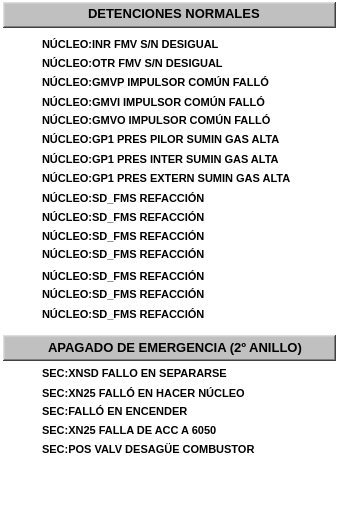
  <widget class="QFrame" name="fr_2">
   <property name="geometry">
    <rect>
     <x>344</x>
     <y>53</y>
     <width>341</width>
     <height>528</height>
    </rect>
   </property>
   <property name="styleSheet">
    <string notr="true">background-color: rgba(255, 255, 255, 0);</string>
   </property>
   <property name="frameShape">
    <enum>QFrame::StyledPanel</enum>
   </property>
   <property name="frameShadow">
    <enum>QFrame::Plain</enum>
   </property>
   <property name="lineWidth">
    <number>1</number>
   </property>
   <property name="midLineWidth">
    <number>0</number>
   </property>
   <widget class="QFrame" name="frTitulo_5">
    <property name="geometry">
     <rect>
      <x>3</x>
      <y>2</y>
      <width>333</width>
      <height>26</height>
     </rect>
    </property>
    <property name="styleSheet">
     <string notr="true">background-color: rgb(192, 192, 192);</string>
    </property>
    <property name="frameShape">
     <enum>QFrame::WinPanel</enum>
    </property>
    <property name="frameShadow">
     <enum>QFrame::Raised</enum>
    </property>
    <property name="lineWidth">
     <number>2</number>
    </property>
    <property name="midLineWidth">
     <number>0</number>
    </property>
   </widget>
   <widget class="QLabel" name="lbTitulo_5">
    <property name="geometry">
     <rect>
      <x>88</x>
      <y>5</y>
      <width>181</width>
      <height>16</height>
     </rect>
    </property>
    <property name="font">
     <font>
      <pointsize>10</pointsize>
      <weight>75</weight>
      <bold>true</bold>
     </font>
    </property>
    <property name="styleSheet">
     <string notr="true">background-color: rgba(255, 255, 255, 0);</string>
    </property>
    <property name="text">
     <string>DETENCIONES NORMALES</string>
    </property>
   </widget>
   <widget class="QFrame" name="frTitulo_6">
    <property name="geometry">
     <rect>
      <x>3</x>
      <y>335</y>
      <width>333</width>
      <height>26</height>
     </rect>
    </property>
    <property name="styleSheet">
     <string notr="true">background-color: rgb(192, 192, 192);</string>
    </property>
    <property name="frameShape">
     <enum>QFrame::WinPanel</enum>
    </property>
    <property name="frameShadow">
     <enum>QFrame::Raised</enum>
    </property>
    <property name="lineWidth">
     <number>2</number>
    </property>
    <property name="midLineWidth">
     <number>0</number>
    </property>
   </widget>
   <widget class="QLabel" name="lbTitulo_6">
    <property name="geometry">
     <rect>
      <x>48</x>
      <y>337</y>
      <width>261</width>
      <height>20</height>
     </rect>
    </property>
    <property name="font">
     <font>
      <pointsize>10</pointsize>
      <weight>75</weight>
      <bold>true</bold>
     </font>
    </property>
    <property name="styleSheet">
     <string notr="true">background-color: rgba(255, 255, 255, 0);</string>
    </property>
    <property name="text">
     <string>APAGADO DE EMERGENCIA (2º ANILLO)</string>
    </property>
   </widget>
   <widget class="QLabel" name="lbTexto_39">
    <property name="geometry">
     <rect>
      <x>42</x>
      <y>36</y>
      <width>281</width>
      <height>16</height>
     </rect>
    </property>
    <property name="font">
     <font>
      <pointsize>8</pointsize>
      <weight>75</weight>
      <bold>true</bold>
     </font>
    </property>
    <property name="styleSheet">
     <string notr="true">background-color: rgba(255, 255, 255, 0);</string>
    </property>
    <property name="text">
     <string>NÚCLEO:INR FMV S/N DESIGUAL</string>
    </property>
   </widget>
   <widget class="AWMultiObject" name="aLet_39">
    <property name="geometry">
     <rect>
      <x>13</x>
      <y>29</y>
      <width>25</width>
      <height>31</height>
     </rect>
    </property>
    <property name="ElementType">
     <enum>AWMultiObject::CIRLED</enum>
    </property>
    <property name="OnColor">
     <enum>AWMultiObject::Grey</enum>
    </property>
    <property name="OffColor">
     <enum>AWMultiObject::Grey</enum>
    </property>
   </widget>
   <widget class="QLabel" name="lbTexto_40">
    <property name="geometry">
     <rect>
      <x>42</x>
      <y>55</y>
      <width>281</width>
      <height>16</height>
     </rect>
    </property>
    <property name="font">
     <font>
      <pointsize>8</pointsize>
      <weight>75</weight>
      <bold>true</bold>
     </font>
    </property>
    <property name="styleSheet">
     <string notr="true">background-color: rgba(255, 255, 255, 0);</string>
    </property>
    <property name="text">
     <string>NÚCLEO:OTR FMV S/N DESIGUAL</string>
    </property>
   </widget>
   <widget class="AWMultiObject" name="aLet_40">
    <property name="geometry">
     <rect>
      <x>13</x>
      <y>48</y>
      <width>25</width>
      <height>31</height>
     </rect>
    </property>
    <property name="ElementType">
     <enum>AWMultiObject::CIRLED</enum>
    </property>
    <property name="OnColor">
     <enum>AWMultiObject::Grey</enum>
    </property>
    <property name="OffColor">
     <enum>AWMultiObject::Grey</enum>
    </property>
   </widget>
   <widget class="QLabel" name="lbTexto_41">
    <property name="geometry">
     <rect>
      <x>42</x>
      <y>74</y>
      <width>281</width>
      <height>16</height>
     </rect>
    </property>
    <property name="font">
     <font>
      <pointsize>8</pointsize>
      <weight>75</weight>
      <bold>true</bold>
     </font>
    </property>
    <property name="styleSheet">
     <string notr="true">background-color: rgba(255, 255, 255, 0);</string>
    </property>
    <property name="text">
     <string>NÚCLEO:GMVP IMPULSOR COMÚN FALLÓ</string>
    </property>
   </widget>
   <widget class="AWMultiObject" name="aLet_41">
    <property name="geometry">
     <rect>
      <x>13</x>
      <y>68</y>
      <width>25</width>
      <height>31</height>
     </rect>
    </property>
    <property name="ElementType">
     <enum>AWMultiObject::CIRLED</enum>
    </property>
    <property name="OnColor">
     <enum>AWMultiObject::Grey</enum>
    </property>
    <property name="OffColor">
     <enum>AWMultiObject::Grey</enum>
    </property>
   </widget>
   <widget class="QLabel" name="lbTexto_42">
    <property name="geometry">
     <rect>
      <x>42</x>
      <y>94</y>
      <width>281</width>
      <height>16</height>
     </rect>
    </property>
    <property name="font">
     <font>
      <pointsize>8</pointsize>
      <weight>75</weight>
      <bold>true</bold>
     </font>
    </property>
    <property name="styleSheet">
     <string notr="true">background-color: rgba(255, 255, 255, 0);</string>
    </property>
    <property name="text">
     <string>NÚCLEO:GMVI IMPULSOR COMÚN FALLÓ</string>
    </property>
   </widget>
   <widget class="AWMultiObject" name="aLet_42">
    <property name="geometry">
     <rect>
      <x>13</x>
      <y>86</y>
      <width>25</width>
      <height>31</height>
     </rect>
    </property>
    <property name="ElementType">
     <enum>AWMultiObject::CIRLED</enum>
    </property>
    <property name="OnColor">
     <enum>AWMultiObject::Grey</enum>
    </property>
    <property name="OffColor">
     <enum>AWMultiObject::Grey</enum>
    </property>
   </widget>
   <widget class="AWMultiObject" name="aLet_43">
    <property name="geometry">
     <rect>
      <x>13</x>
      <y>105</y>
      <width>25</width>
      <height>31</height>
     </rect>
    </property>
    <property name="ElementType">
     <enum>AWMultiObject::CIRLED</enum>
    </property>
    <property name="OnColor">
     <enum>AWMultiObject::Grey</enum>
    </property>
    <property name="OffColor">
     <enum>AWMultiObject::Grey</enum>
    </property>
   </widget>
   <widget class="QLabel" name="lbTexto_43">
    <property name="geometry">
     <rect>
      <x>42</x>
      <y>112</y>
      <width>281</width>
      <height>16</height>
     </rect>
    </property>
    <property name="font">
     <font>
      <pointsize>8</pointsize>
      <weight>75</weight>
      <bold>true</bold>
     </font>
    </property>
    <property name="styleSheet">
     <string notr="true">background-color: rgba(255, 255, 255, 0);</string>
    </property>
    <property name="text">
     <string>NÚCLEO:GMVO IMPULSOR COMÚN FALLÓ</string>
    </property>
   </widget>
   <widget class="AWMultiObject" name="aLet_44">
    <property name="geometry">
     <rect>
      <x>13</x>
      <y>126</y>
      <width>25</width>
      <height>31</height>
     </rect>
    </property>
    <property name="ElementType">
     <enum>AWMultiObject::CIRLED</enum>
    </property>
    <property name="OnColor">
     <enum>AWMultiObject::Grey</enum>
    </property>
    <property name="OffColor">
     <enum>AWMultiObject::Grey</enum>
    </property>
   </widget>
   <widget class="QLabel" name="lbTexto_44">
    <property name="geometry">
     <rect>
      <x>42</x>
      <y>131</y>
      <width>281</width>
      <height>16</height>
     </rect>
    </property>
    <property name="font">
     <font>
      <pointsize>8</pointsize>
      <weight>75</weight>
      <bold>true</bold>
     </font>
    </property>
    <property name="styleSheet">
     <string notr="true">background-color: rgba(255, 255, 255, 0);</string>
    </property>
    <property name="text">
     <string>NÚCLEO:GP1 PRES PILOR SUMIN GAS ALTA</string>
    </property>
   </widget>
   <widget class="QLabel" name="lbTexto_45">
    <property name="geometry">
     <rect>
      <x>42</x>
      <y>151</y>
      <width>281</width>
      <height>16</height>
     </rect>
    </property>
    <property name="font">
     <font>
      <pointsize>8</pointsize>
      <weight>75</weight>
      <bold>true</bold>
     </font>
    </property>
    <property name="styleSheet">
     <string notr="true">background-color: rgba(255, 255, 255, 0);</string>
    </property>
    <property name="text">
     <string>NÚCLEO:GP1 PRES INTER SUMIN GAS ALTA</string>
    </property>
   </widget>
   <widget class="AWMultiObject" name="aLet_45">
    <property name="geometry">
     <rect>
      <x>13</x>
      <y>144</y>
      <width>25</width>
      <height>31</height>
     </rect>
    </property>
    <property name="ElementType">
     <enum>AWMultiObject::CIRLED</enum>
    </property>
    <property name="OnColor">
     <enum>AWMultiObject::Grey</enum>
    </property>
    <property name="OffColor">
     <enum>AWMultiObject::Grey</enum>
    </property>
   </widget>
   <widget class="AWMultiObject" name="aLet_46">
    <property name="geometry">
     <rect>
      <x>13</x>
      <y>164</y>
      <width>25</width>
      <height>31</height>
     </rect>
    </property>
    <property name="ElementType">
     <enum>AWMultiObject::CIRLED</enum>
    </property>
    <property name="OnColor">
     <enum>AWMultiObject::Grey</enum>
    </property>
    <property name="OffColor">
     <enum>AWMultiObject::Grey</enum>
    </property>
   </widget>
   <widget class="QLabel" name="lbTexto_46">
    <property name="geometry">
     <rect>
      <x>42</x>
      <y>170</y>
      <width>281</width>
      <height>16</height>
     </rect>
    </property>
    <property name="font">
     <font>
      <pointsize>8</pointsize>
      <weight>75</weight>
      <bold>true</bold>
     </font>
    </property>
    <property name="styleSheet">
     <string notr="true">background-color: rgba(255, 255, 255, 0);</string>
    </property>
    <property name="text">
     <string>NÚCLEO:GP1 PRES EXTERN SUMIN GAS ALTA</string>
    </property>
   </widget>
   <widget class="AWMultiObject" name="aLet_47">
    <property name="geometry">
     <rect>
      <x>13</x>
      <y>183</y>
      <width>25</width>
      <height>31</height>
     </rect>
    </property>
    <property name="ElementType">
     <enum>AWMultiObject::CIRLED</enum>
    </property>
    <property name="OnColor">
     <enum>AWMultiObject::Grey</enum>
    </property>
    <property name="OffColor">
     <enum>AWMultiObject::Grey</enum>
    </property>
   </widget>
   <widget class="QLabel" name="lbTexto_47">
    <property name="geometry">
     <rect>
      <x>42</x>
      <y>190</y>
      <width>281</width>
      <height>16</height>
     </rect>
    </property>
    <property name="font">
     <font>
      <pointsize>8</pointsize>
      <weight>75</weight>
      <bold>true</bold>
     </font>
    </property>
    <property name="styleSheet">
     <string notr="true">background-color: rgba(255, 255, 255, 0);</string>
    </property>
    <property name="text">
     <string>NÚCLEO:SD_FMS REFACCIÓN</string>
    </property>
   </widget>
   <widget class="QLabel" name="lbTexto_48">
    <property name="geometry">
     <rect>
      <x>42</x>
      <y>209</y>
      <width>281</width>
      <height>16</height>
     </rect>
    </property>
    <property name="font">
     <font>
      <pointsize>8</pointsize>
      <weight>75</weight>
      <bold>true</bold>
     </font>
    </property>
    <property name="styleSheet">
     <string notr="true">background-color: rgba(255, 255, 255, 0);</string>
    </property>
    <property name="text">
     <string>NÚCLEO:SD_FMS REFACCIÓN</string>
    </property>
   </widget>
   <widget class="AWMultiObject" name="aLet_48">
    <property name="geometry">
     <rect>
      <x>13</x>
      <y>202</y>
      <width>25</width>
      <height>31</height>
     </rect>
    </property>
    <property name="ElementType">
     <enum>AWMultiObject::CIRLED</enum>
    </property>
    <property name="OnColor">
     <enum>AWMultiObject::Grey</enum>
    </property>
    <property name="OffColor">
     <enum>AWMultiObject::Grey</enum>
    </property>
   </widget>
   <widget class="QLabel" name="lbTexto_49">
    <property name="geometry">
     <rect>
      <x>42</x>
      <y>228</y>
      <width>281</width>
      <height>16</height>
     </rect>
    </property>
    <property name="font">
     <font>
      <pointsize>8</pointsize>
      <weight>75</weight>
      <bold>true</bold>
     </font>
    </property>
    <property name="styleSheet">
     <string notr="true">background-color: rgba(255, 255, 255, 0);</string>
    </property>
    <property name="text">
     <string>NÚCLEO:SD_FMS REFACCIÓN</string>
    </property>
   </widget>
   <widget class="AWMultiObject" name="aLet_49">
    <property name="geometry">
     <rect>
      <x>13</x>
      <y>220</y>
      <width>25</width>
      <height>31</height>
     </rect>
    </property>
    <property name="ElementType">
     <enum>AWMultiObject::CIRLED</enum>
    </property>
    <property name="OnColor">
     <enum>AWMultiObject::Grey</enum>
    </property>
    <property name="OffColor">
     <enum>AWMultiObject::Grey</enum>
    </property>
   </widget>
   <widget class="AWMultiObject" name="aLet_50">
    <property name="geometry">
     <rect>
      <x>13</x>
      <y>240</y>
      <width>25</width>
      <height>31</height>
     </rect>
    </property>
    <property name="ElementType">
     <enum>AWMultiObject::CIRLED</enum>
    </property>
    <property name="OnColor">
     <enum>AWMultiObject::Grey</enum>
    </property>
    <property name="OffColor">
     <enum>AWMultiObject::Grey</enum>
    </property>
   </widget>
   <widget class="QLabel" name="lbTexto_50">
    <property name="geometry">
     <rect>
      <x>42</x>
      <y>246</y>
      <width>281</width>
      <height>16</height>
     </rect>
    </property>
    <property name="font">
     <font>
      <pointsize>8</pointsize>
      <weight>75</weight>
      <bold>true</bold>
     </font>
    </property>
    <property name="styleSheet">
     <string notr="true">background-color: rgba(255, 255, 255, 0);</string>
    </property>
    <property name="text">
     <string>NÚCLEO:SD_FMS REFACCIÓN</string>
    </property>
   </widget>
   <widget class="QLabel" name="lbTexto_51">
    <property name="geometry">
     <rect>
      <x>42</x>
      <y>268</y>
      <width>281</width>
      <height>16</height>
     </rect>
    </property>
    <property name="font">
     <font>
      <pointsize>8</pointsize>
      <weight>75</weight>
      <bold>true</bold>
     </font>
    </property>
    <property name="styleSheet">
     <string notr="true">background-color: rgba(255, 255, 255, 0);</string>
    </property>
    <property name="text">
     <string>NÚCLEO:SD_FMS REFACCIÓN</string>
    </property>
   </widget>
   <widget class="AWMultiObject" name="aLet_51">
    <property name="geometry">
     <rect>
      <x>13</x>
      <y>260</y>
      <width>25</width>
      <height>31</height>
     </rect>
    </property>
    <property name="ElementType">
     <enum>AWMultiObject::CIRLED</enum>
    </property>
    <property name="OnColor">
     <enum>AWMultiObject::Grey</enum>
    </property>
    <property name="OffColor">
     <enum>AWMultiObject::Grey</enum>
    </property>
   </widget>
   <widget class="AWMultiObject" name="aLet_52">
    <property name="geometry">
     <rect>
      <x>13</x>
      <y>280</y>
      <width>25</width>
      <height>31</height>
     </rect>
    </property>
    <property name="ElementType">
     <enum>AWMultiObject::CIRLED</enum>
    </property>
    <property name="OnColor">
     <enum>AWMultiObject::Grey</enum>
    </property>
    <property name="OffColor">
     <enum>AWMultiObject::Grey</enum>
    </property>
   </widget>
   <widget class="QLabel" name="lbTexto_52">
    <property name="geometry">
     <rect>
      <x>42</x>
      <y>286</y>
      <width>281</width>
      <height>16</height>
     </rect>
    </property>
    <property name="font">
     <font>
      <pointsize>8</pointsize>
      <weight>75</weight>
      <bold>true</bold>
     </font>
    </property>
    <property name="styleSheet">
     <string notr="true">background-color: rgba(255, 255, 255, 0);</string>
    </property>
    <property name="text">
     <string>NÚCLEO:SD_FMS REFACCIÓN</string>
    </property>
   </widget>
   <widget class="QLabel" name="lbTexto_53">
    <property name="geometry">
     <rect>
      <x>42</x>
      <y>306</y>
      <width>281</width>
      <height>16</height>
     </rect>
    </property>
    <property name="font">
     <font>
      <pointsize>8</pointsize>
      <weight>75</weight>
      <bold>true</bold>
     </font>
    </property>
    <property name="styleSheet">
     <string notr="true">background-color: rgba(255, 255, 255, 0);</string>
    </property>
    <property name="text">
     <string>NÚCLEO:SD_FMS REFACCIÓN</string>
    </property>
   </widget>
   <widget class="AWMultiObject" name="aLet_53">
    <property name="geometry">
     <rect>
      <x>13</x>
      <y>300</y>
      <width>25</width>
      <height>31</height>
     </rect>
    </property>
    <property name="ElementType">
     <enum>AWMultiObject::CIRLED</enum>
    </property>
    <property name="OnColor">
     <enum>AWMultiObject::Grey</enum>
    </property>
    <property name="OffColor">
     <enum>AWMultiObject::Grey</enum>
    </property>
   </widget>
   <widget class="AWMultiObject" name="aLet_54">
    <property name="geometry">
     <rect>
      <x>13</x>
      <y>360</y>
      <width>25</width>
      <height>31</height>
     </rect>
    </property>
    <property name="ElementType">
     <enum>AWMultiObject::CIRLED</enum>
    </property>
    <property name="OnColor">
     <enum>AWMultiObject::Grey</enum>
    </property>
    <property name="OffColor">
     <enum>AWMultiObject::Grey</enum>
    </property>
   </widget>
   <widget class="QLabel" name="lbTexto_54">
    <property name="geometry">
     <rect>
      <x>42</x>
      <y>365</y>
      <width>281</width>
      <height>16</height>
     </rect>
    </property>
    <property name="font">
     <font>
      <pointsize>8</pointsize>
      <weight>75</weight>
      <bold>true</bold>
     </font>
    </property>
    <property name="styleSheet">
     <string notr="true">background-color: rgba(255, 255, 255, 0);</string>
    </property>
    <property name="text">
     <string>SEC:XNSD FALLO EN SEPARARSE</string>
    </property>
   </widget>
   <widget class="AWMultiObject" name="aLet_55">
    <property name="geometry">
     <rect>
      <x>13</x>
      <y>378</y>
      <width>25</width>
      <height>31</height>
     </rect>
    </property>
    <property name="ElementType">
     <enum>AWMultiObject::CIRLED</enum>
    </property>
    <property name="OnColor">
     <enum>AWMultiObject::Grey</enum>
    </property>
    <property name="OffColor">
     <enum>AWMultiObject::Grey</enum>
    </property>
   </widget>
   <widget class="QLabel" name="lbTexto_55">
    <property name="geometry">
     <rect>
      <x>42</x>
      <y>385</y>
      <width>281</width>
      <height>16</height>
     </rect>
    </property>
    <property name="font">
     <font>
      <pointsize>8</pointsize>
      <weight>75</weight>
      <bold>true</bold>
     </font>
    </property>
    <property name="styleSheet">
     <string notr="true">background-color: rgba(255, 255, 255, 0);</string>
    </property>
    <property name="text">
     <string>SEC:XN25 FALLÓ EN HACER NÚCLEO</string>
    </property>
   </widget>
   <widget class="AWMultiObject" name="aLet_56">
    <property name="geometry">
     <rect>
      <x>13</x>
      <y>398</y>
      <width>25</width>
      <height>31</height>
     </rect>
    </property>
    <property name="ElementType">
     <enum>AWMultiObject::CIRLED</enum>
    </property>
    <property name="OnColor">
     <enum>AWMultiObject::Grey</enum>
    </property>
    <property name="OffColor">
     <enum>AWMultiObject::Grey</enum>
    </property>
   </widget>
   <widget class="QLabel" name="lbTexto_56">
    <property name="geometry">
     <rect>
      <x>42</x>
      <y>403</y>
      <width>281</width>
      <height>16</height>
     </rect>
    </property>
    <property name="font">
     <font>
      <pointsize>8</pointsize>
      <weight>75</weight>
      <bold>true</bold>
     </font>
    </property>
    <property name="styleSheet">
     <string notr="true">background-color: rgba(255, 255, 255, 0);</string>
    </property>
    <property name="text">
     <string>SEC:FALLÓ EN ENCENDER</string>
    </property>
   </widget>
   <widget class="AWMultiObject" name="aLet_57">
    <property name="geometry">
     <rect>
      <x>13</x>
      <y>417</y>
      <width>25</width>
      <height>31</height>
     </rect>
    </property>
    <property name="ElementType">
     <enum>AWMultiObject::CIRLED</enum>
    </property>
    <property name="OnColor">
     <enum>AWMultiObject::Grey</enum>
    </property>
    <property name="OffColor">
     <enum>AWMultiObject::Grey</enum>
    </property>
   </widget>
   <widget class="QLabel" name="lbTexto_57">
    <property name="geometry">
     <rect>
      <x>42</x>
      <y>422</y>
      <width>281</width>
      <height>16</height>
     </rect>
    </property>
    <property name="font">
     <font>
      <pointsize>8</pointsize>
      <weight>75</weight>
      <bold>true</bold>
     </font>
    </property>
    <property name="styleSheet">
     <string notr="true">background-color: rgba(255, 255, 255, 0);</string>
    </property>
    <property name="text">
     <string>SEC:XN25 FALLA DE ACC A 6050</string>
    </property>
   </widget>
   <widget class="AWMultiObject" name="aLet_64">
    <property name="geometry">
     <rect>
      <x>13</x>
      <y>435</y>
      <width>25</width>
      <height>31</height>
     </rect>
    </property>
    <property name="ElementType">
     <enum>AWMultiObject::CIRLED</enum>
    </property>
    <property name="OnColor">
     <enum>AWMultiObject::Grey</enum>
    </property>
    <property name="OffColor">
     <enum>AWMultiObject::Grey</enum>
    </property>
   </widget>
   <widget class="QLabel" name="lbTexto_64">
    <property name="geometry">
     <rect>
      <x>42</x>
      <y>441</y>
      <width>281</width>
      <height>16</height>
     </rect>
    </property>
    <property name="font">
     <font>
      <pointsize>8</pointsize>
      <weight>75</weight>
      <bold>true</bold>
     </font>
    </property>
    <property name="styleSheet">
     <string notr="true">background-color: rgba(255, 255, 255, 0);</string>
    </property>
    <property name="text">
     <string>SEC:POS VALV DESAGÜE COMBUSTOR</string>
    </property>
   </widget>
  </widget>
